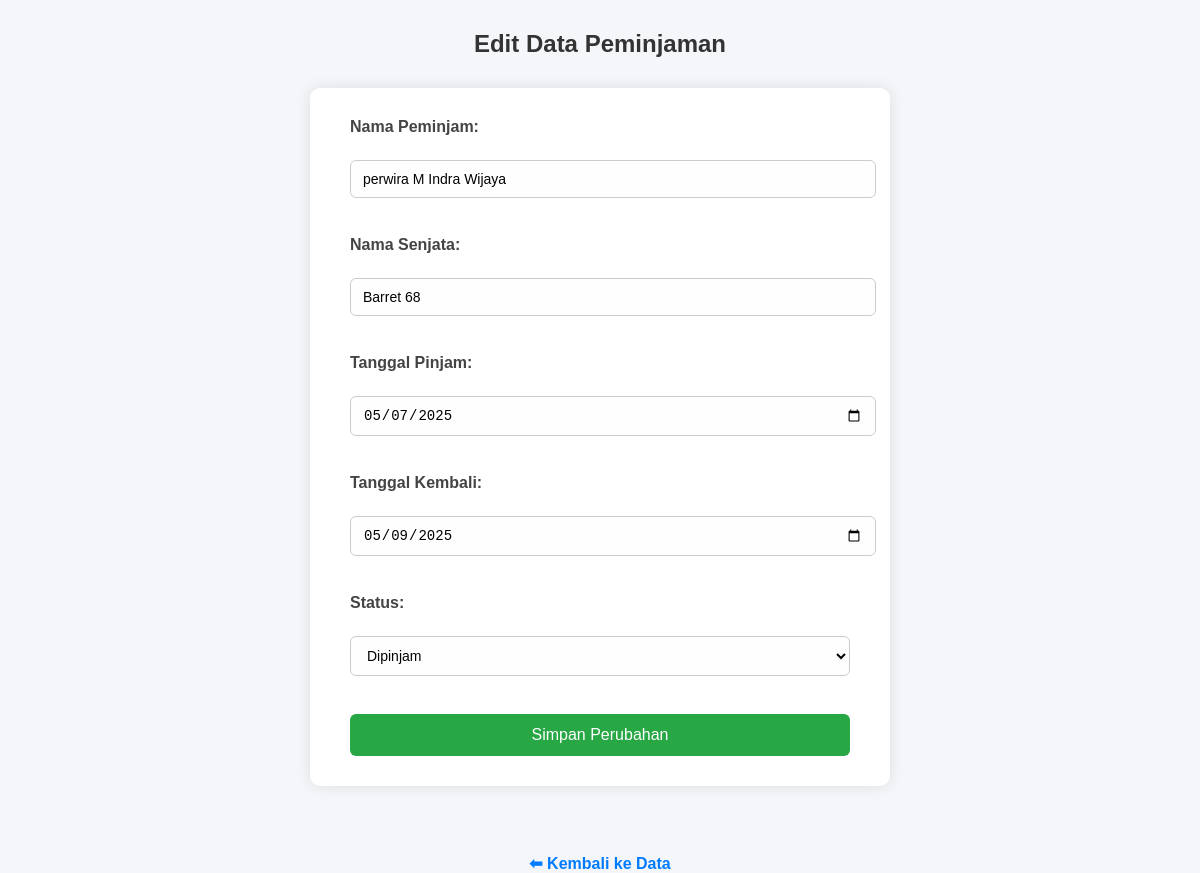
Page /peminjaman/update.php?id=4 on the committed database.
### tables this page shows
CREATE TABLE `peminjaman` (
  `id` int(11) NOT NULL,
  `nama_peminjam` varchar(100) NOT NULL,
  `nama_senjata` varchar(100) NOT NULL,
  `tanggal_pinjam` date NOT NULL,
  `tanggal_kembali` date DEFAULT NULL,
  `status` enum('Dipinjam','Dikembalikan') DEFAULT 'Dipinjam'
);

### peminjaman/update.php (the view, shortened to what this page needs)
<?php
include "../db.php";
$id = $_GET['id'];
$result = $conn->query("SELECT * FROM peminjaman WHERE id = $id");
$data = $result->fetch_assoc();
?>
<!DOCTYPE html>
<html>
<head>
</head>
<body>
<h2>Edit Data Peminjaman</h2>
<form method="POST">
  <label>Nama Peminjam:</label><br>
  <input type="text" name="nama" value="<?= htmlspecialchars($data['nama_peminjam']) ?>" required><br><br>
  <label>Nama Senjata:</label><br>
  <input type="text" name="senjata" value="<?= htmlspecialchars($data['nama_senjata']) ?>" required><br><br>
  <label>Tanggal Pinjam:</label><br>
  <input type="date" name="tanggal_pinjam" value="<?= $data['tanggal_pinjam'] ?>" required><br><br>
  <label>Tanggal Kembali:</label><br>
  <input type="date" name="tanggal_kembali" value="<?= $data['tanggal_kembali'] ?>"><br><br>
  <label>Status:</label><br>
  <select name="status">
    <option value="Dipinjam" <?= $data['status'] == 'Dipinjam' ? 'selected' : '' ?>>Dipinjam</option>
  </select><br><br>
  <button type="submit">Simpan Perubahan</button>
</form>
<br>
<a href="data.php">⬅ Kembali ke Data</a>
</body>
</html>

### peminjaman/update.php (style rules this page uses)
body { font-family: Arial, sans-serif; background-color: #f4f6f9; margin: 0; padding: 0; }
h2 { text-align: center; margin-top: 30px; color: #333; }
form { background-color: #fff; max-width: 500px; margin: 30px auto; padding: 30px 40px; border-radius: 10px; box-shadow: 0 0 15px rgba(0, 0, 0, 0.1); }
label { font-weight: bold; display: block; margin-bottom: 6px; color: #444; }
input[type="text"], input[type="date"], select { width: 100%; padding: 10px 12px; margin-bottom: 20px; border: 1px solid #ccc; border-radius: 6px; font-size: 14px; background-color: #fefefe; }
button { background-color: #28a745; color: white; border: none; padding: 12px 20px; font-size: 16px; border-radius: 6px; cursor: pointer; width: 100%; }
a { display: block; text-align: center; margin-top: 20px; text-decoration: none; color: #007bff; font-weight: bold; }

### rows in the picture
peminjaman: nama "perwira M Indra Wijaya", senjata "Barret 68", tanggal_pinjam "05/07/2025", tanggal_kembali "05/09/2025", status "Dipinjam"
